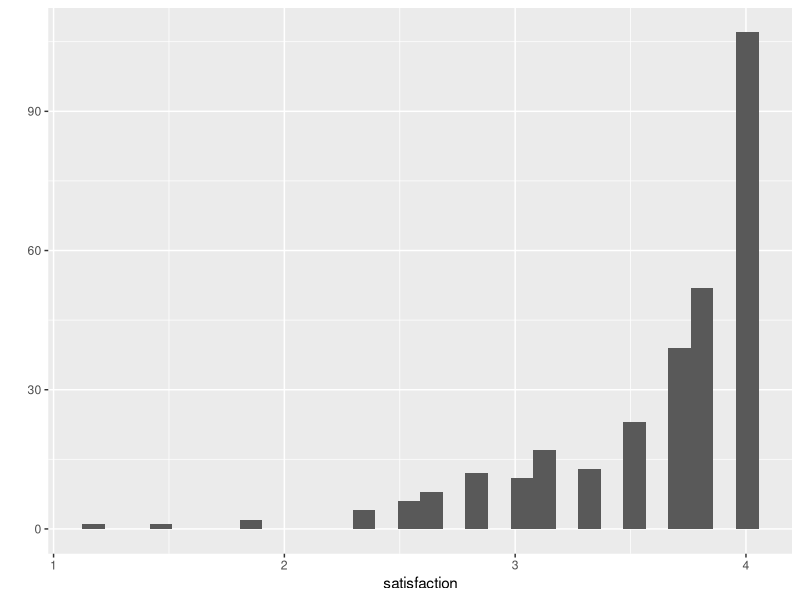
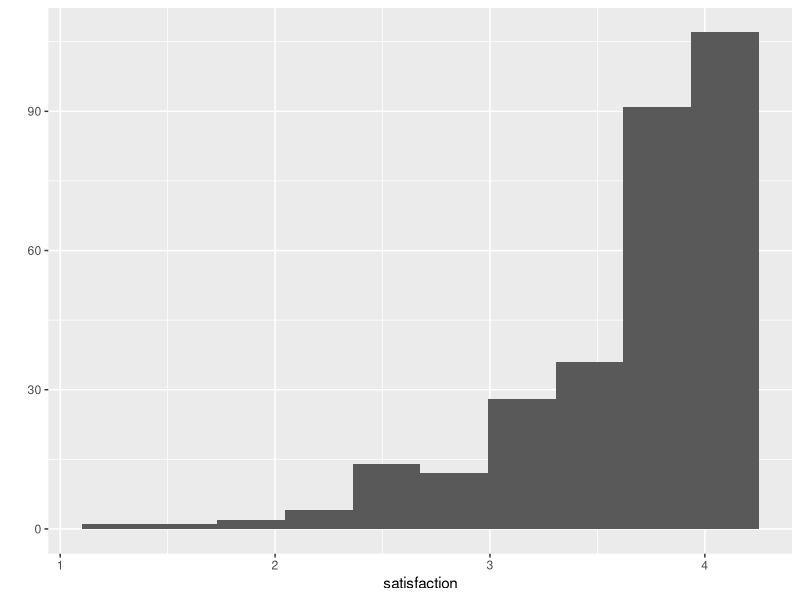

Write R code to recreate these figures, in order. (Note: this script raises an error after producing the figures.)
## ---- chunk 1
knitr::opts_chunk$set(message = FALSE)
knitr::opts_chunk$set(warning = FALSE) #to supress warning messages in all output
## ---- chunk 2
acitelli <- read.csv("acitelli.csv")
## ---- chunk 3
library(dplyr)

acitelli <- acitelli %>%
  mutate(gender = as.factor(gender),
         Gender = ifelse(gender == -1, "Women", "Men"))

menOnly <- acitelli %>%
  filter(gender == 1) %>%
  mutate(wise_hus = Yearsmar > median(Yearsmar)) %>%
  select(-gender)
## ---- chunk 4
#install.packages("ggplot2")
library(ggplot2)
## ---- chunk 5
qplot(satisfaction, data = acitelli)
## ---- chunk 6
qplot(satisfaction, data = acitelli, bins = 10)

?qplot
## ---- chunk 7
qplot(data = acitelli) +
  geom_histogram(aes(x = satisfaction, color = gender), bins = 10)
## ---- chunk 8
qplot(x = satisfaction, fill = Gender, data = acitelli, alpha = .05, geom = "density") + 
  scale_color_discrete()
## ---- chunk 9
qplot(x = tension, y = satisfaction, color = Gender, data = acitelli)
## ---- chunk 10
qplot(x = tension, y = satisfaction, color = Gender, data = acitelli)
## ---- chunk 11
qplot(y = satisfaction, x = wise_hus, fill = wise_hus, data = menOnly, geom = "boxplot")
## ---- chunk 12
ggplot()
## ---- chunk 13
ggplot(acitelli, aes(x = satisfaction))
## ---- chunk 14
ggplot(acitelli, aes(x = satisfaction)) +
  geom_histogram()
## ---- chunk 15
ggplot(acitelli, aes(x = satisfaction)) +
  geom_histogram(bins = 12)
## ---- chunk 16
ggplot(acitelli, aes(x = satisfaction)) +
  geom_histogram(aes(fill = Gender), bins = 12, alpha = 0.5)
## ---- chunk 17
ggplot(acitelli, aes(x = satisfaction)) +
  geom_histogram(bins = 12) +
  facet_wrap(~Gender)
## ---- chunk 18
ggplot(acitelli, aes(x = tension, y = satisfaction)) +
  geom_point()
## ---- chunk 19
ggplot(acitelli, aes(x = tension, y = satisfaction)) +
  geom_jitter(height = 0, width = .05, alpha = 0.5)
## ---- chunk 20
ggplot(acitelli, aes(x = tension, y = satisfaction)) +
  geom_jitter(height = 0, width = .05, alpha = 0.5) +
  geom_smooth(method = "lm", se = 0)
## ---- chunk 21
ggplot(acitelli, aes(x = tension, y = satisfaction)) +
  geom_jitter() +
  geom_smooth(aes(color = Gender), method = "lm", se = 0)
## ---- chunk 22
ggplot(acitelli, aes(x = tension, y = satisfaction)) +
  geom_jitter() +
  geom_smooth(method = "lm", se = 0) +
  facet_wrap(~Gender)
## ---- chunk 23
myplot <- ggplot(acitelli, aes(x = tension, y = satisfaction, color = Gender, linetype = Gender)) +
  geom_jitter() +
  geom_smooth(method = "lm", se = 0)

myplot
## ---- chunk 24
myplot + 
  xlab("Tension") +
  ylab("Satisfaction") +
  scale_color_manual(values = c("gold", "dodgerblue")) +
  theme_minimal()
